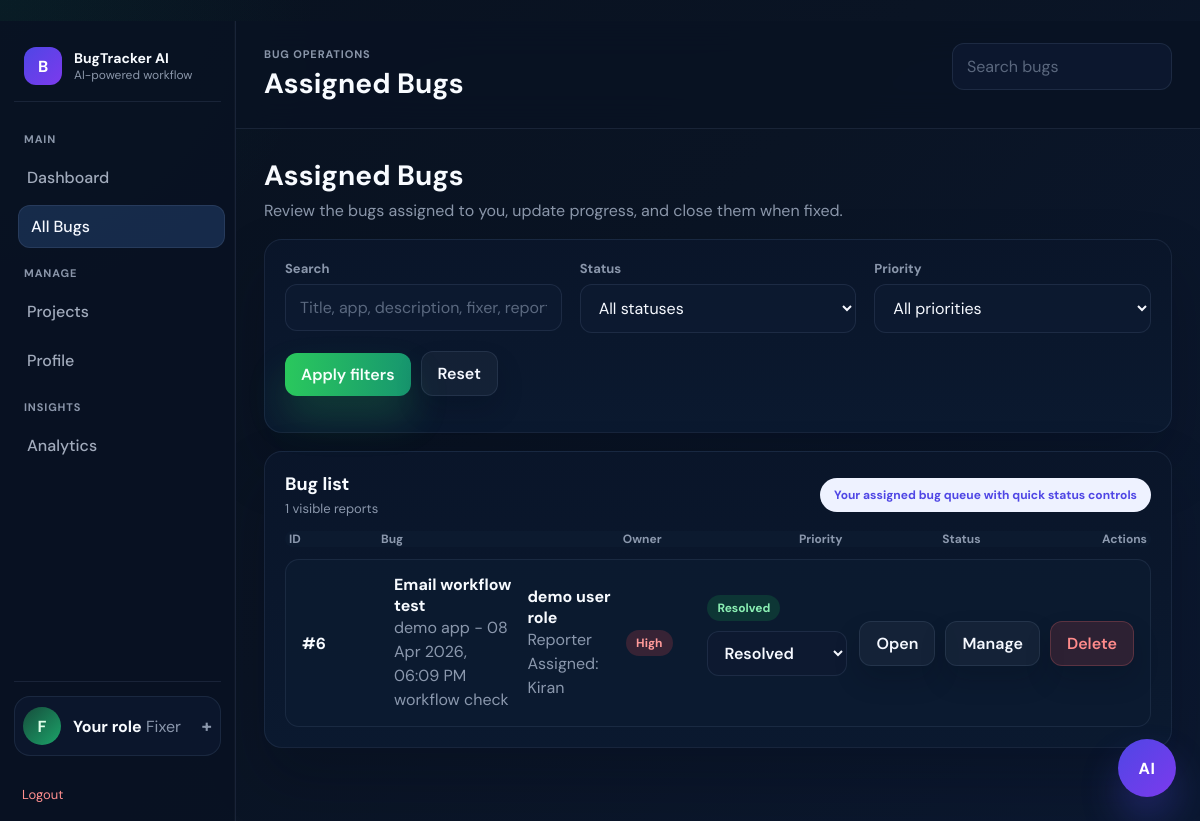
The app's page /view (signed in), older data.
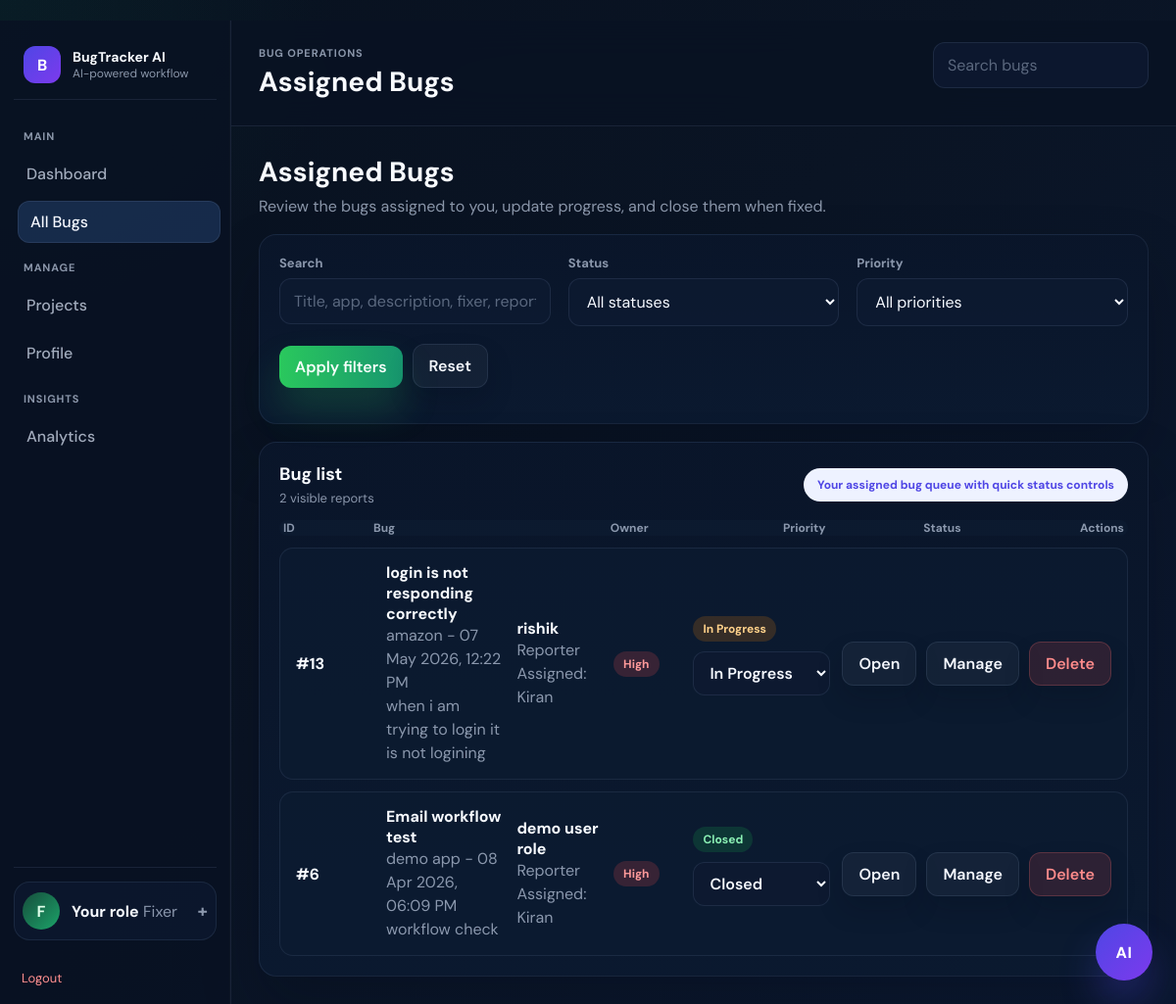
The same page, newer data.
### tables this page shows
CREATE TABLE bugs (
        id INTEGER PRIMARY KEY AUTOINCREMENT,
        title TEXT,
        description TEXT,
        priority TEXT,
        status TEXT,
        assigned_to TEXT,
        created_at TEXT
    , reporter TEXT, app_name TEXT, steps TEXT, expected_result TEXT, actual_result TEXT, contact TEXT, resolution_note TEXT, fixed_at TEXT, screenshot_path TEXT, ai_summary TEXT, ai_priority TEXT, ai_suspected_cause TEXT, ai_fix_plan TEXT, ai_repro_steps TEXT, ai_resolution_summary TEXT);

### app.py (the view)
@app.route("/view")
def view_bugs():
    if not is_logged_in():
        return redirect(url_for("login"))
    status_filter = request.args.get("status", "").strip()
    priority_filter = request.args.get("priority", "").strip()
    search_query = request.args.get("q", "").strip()
    fixer_filter = request.args.get("fixer", "").strip() if is_admin() else ""
    if is_admin():
        bugs = get_all_bugs(status_filter, priority_filter, fixer_filter, search_query)
        page_title = "Admin Bug Control"
        page_subtitle = "Manage all bug reports, assignments, statuses, and report activity in one place."
    elif is_fixer():
        bugs = get_bugs_for_fixer(session["user"], status_filter, priority_filter, search_query)
        page_title = "Assigned Bugs"
        page_subtitle = "Review the bugs assigned to you, update progress, and close them when fixed."
    else:
        bugs = get_bugs_for_reporter(session["user"], status_filter, priority_filter, search_query)
        page_title = "My Bug Reports"
        page_subtitle = "Track every bug you submitted, see who is fixing it, and check the latest status update."
    return render_template(
        "reports.html",
        bugs=bugs,
        reporter_cards=build_reporter_bug_cards(bugs) if session.get("role", "user") == "user" else [],
        role=session.get("role", "user"),
        page_title=page_title,
        page_subtitle=page_subtitle,
        fixers=get_fixers(),
        active_page="bugs",
        filters={
            "status": status_filter,
            "priority": priority_filter,
            "q": search_query,
            "fixer": fixer_filter
        }
    )

### app.py (called while the page is built)
def is_logged_in():
    return "user" in session

def is_fixer():
    return session.get("role") == "fixer"

def is_admin():
    return session.get("role") == "admin"

def format_display_name(username):
    if not username:
        return "Unassigned"
    if username in DISPLAY_NAME_MAP:
        return DISPLAY_NAME_MAP[username]
    cleaned = str(username).replace("_", " ").strip()
    return cleaned

def format_role_label(role):
    labels = {
        "admin": "Admin",
        "fixer": "Fixer",
        "user": "Reporter",
    }
    return labels.get(role, str(role).title())

@app.context_processor
def inject_display_helpers():
    return {
        "display_name": format_display_name,
        "role_label": format_role_label,
    }

### database.py (called while the page is built)
def get_connection():
    conn = sqlite3.connect(DB_NAME)
    conn.row_factory = sqlite3.Row
    return conn

def get_fixers():
    conn = get_connection()
    cursor = conn.cursor()
    cursor.execute("SELECT * FROM users WHERE role='fixer' ORDER BY username")
    users = cursor.fetchall()
    conn.close()
    return users

def get_bugs_for_fixer(username, status_filter="", priority_filter="", search_query=""):
    conn = get_connection()
    cursor = conn.cursor()
    query = "SELECT * FROM bugs WHERE assigned_to=?"
    params = [username]
    if status_filter:
        query += " AND status=?"
        params.append(status_filter)
    if priority_filter:
        query += " AND priority=?"
        params.append(priority_filter)
    if search_query:
        query += " AND (title LIKE ? OR app_name LIKE ? OR description LIKE ? OR reporter LIKE ?)"
        like_query = f"%{search_query}%"
        params.extend([like_query, like_query, like_query, like_query])
    query += " ORDER BY id DESC"
    cursor.execute(query, params)
    bugs = cursor.fetchall()
    conn.close()
    return bugs

### templates/reports.html (shortened to what this page needs)
﻿{% extends "base.html" %}
{% block page_title %}{{ page_title }}{% endblock %}
{% block content %}
<div class="page-header">
    <h2>{{ page_title }}</h2>
    <p>{{ page_subtitle }}</p>
</div>
<section class="card">
    <form method="GET" class="form-grid three-col">
        <div class="field">
            <label>Search</label>
            <input class="input" type="text" name="q" value="{{ filters.q }}" placeholder="Title, app, description, fixer, reporter">
        </div>
        <div class="field">
            <label>Status</label>
            <select class="select" name="status">
                <option value="">All statuses</option>
            </select>
        </div>
        <div class="field">
            <label>Priority</label>
            <select class="select" name="priority">
                <option value="">All priorities</option>
            </select>
        </div>
        <div class="form-actions" style="align-items:end;">
            <button class="btn btn-primary" type="submit">Apply filters</button>
            <a class="btn btn-ghost" href="{{ url_for('view_bugs') }}">Reset</a>
        </div>
    </form>
</section>
<section class="list-card {% if role == 'user' %}reporter-tracker-shell{% endif %}" style="margin-top:18px;">
    <div class="table-toolbar">
        <div>
            <h3 class="card-title">{% if role == "user" %}Tracking board{% else %}Bug list{% endif %}</h3>
            <p class="card-subtitle">{{ bugs|length }} visible reports</p>
        </div>
        {% if role == "fixer" %}
        <div class="queue-chip">Your assigned bug queue with quick status controls</div>
        {% elif role == "user" %}
        <div class="queue-chip">Follow each report from creation to closure</div>
        {% endif %}
    </div>
    {% if role == "user" %}
    <div class="reporter-card-grid">
        {% for item in reporter_cards %}
        <article class="reporter-ticket-card">
            <div class="reporter-ticket-head">
                <div>
                    <div class="eyebrow">Bug #{{ item.bug["id"] }}</div>
                    <h4>{{ item.bug["title"] or "Bug report" }}</h4>
                </div>
                <span class="badge badge-{{ item.bug['status']|lower|replace(' ', '-') }}">{{ item.bug["status"] }}</span>
            </div>
            <div class="meta-copy">{{ item.bug["app_name"] or "General project" }} • {{ item.bug["created_at"] }}</div>
            <p class="desc-copy">{{ item.bug["description"] }}</p>
            <div class="reporter-progress-strip">
                <div class="reporter-progress-head">
                    <span>Workflow progress</span>
                    <strong>{{ item.progress_percent }}%</strong>
                </div>
                <div class="bar-track reporter-progress-track">
                    <div class="bar-fill reporter-progress-fill" style="width: {{ item.progress_percent }}%;"></div>
                </div>
            </div>
            <div class="reporter-steps">
                {% for step in item.steps %}
                <div class="reporter-step {% if step.active %}active{% endif %} {% if step.current %}current{% endif %}">
                    <span></span>
                    <strong>{{ step.label }}</strong>
                </div>
                {% endfor %}
            </div>
            <div class="reporter-ticket-meta">
                <div class="reporter-meta-card">
                    <span>Assigned fixer</span>
                    <strong>{{ display_name(item.bug["assigned_to"]) }}</strong>
                </div>
                <div class="reporter-meta-card">
                    <span>Priority</span>
                    <strong>{{ item.bug["priority"] }}</strong>
                </div>
                <div class="reporter-meta-card">
                    <span>Next step</span>
                    <strong class="reporter-next-step">{{ item.next_step }}</strong>
                </div>
            </div>
            <div class="reporter-update-card">
                <span>Latest update</span>
                <p>{{ item.last_update }}</p>
                <div class="meta-copy">{{ item.last_update_at }}</div>
            </div>
            {% if item.events %}
            <div class="reporter-mini-timeline">
                {% for event in item.events %}
                <div class="reporter-mini-event">
                    <strong>{{ event["event_type"]|replace("_", " ")|title }}</strong>
                    <span>{{ event["created_at"] }}</span>
                </div>
                {% endfor %}
            </div>
            {% endif %}
            <div class="inline-actions">
                <a class="btn btn-ghost" href="{{ url_for('bug_detail', id=item.bug['id']) }}">Open details</a>
            </div>
        </article>
        {% else %}
        <div class="empty-state">No bug reports matched your filters.</div>
        {% endfor %}
    </div>
    {% else %}
    <div class="table-list">
        <div class="table-row table-head">
            <div>ID</div>
            <div>Bug</div>
            <div>Owner</div>
            <div>Priority</div>
            <div>Status</div>
            <div>Actions</div>
        </div>
        {% for bug in bugs %}
        <div class="table-row bug-row-card">
            <div><strong>#{{ bug["id"] }}</strong></div>
            <div>
                <strong>{{ bug["title"] or "Bug report" }}</strong>
                <div class="meta-copy">{{ bug["app_name"] or "General" }} - {{ bug["created_at"] }}</div>
                <div class="desc-copy">{{ bug["description"] }}</div>
            </div>
            <div>
                {% if role == "fixer" %}
                <strong>{{ display_name(bug["reporter"]) }}</strong>
                <div class="meta-copy">Reporter</div>
                <div class="meta-copy">Assigned: {{ display_name(bug["assigned_to"]) }}</div>
                {% else %}
                <strong>{{ display_name(bug["assigned_to"]) }}</strong>
                <div class="meta-copy">Fixer</div>
                {% endif %}
            </div>
            <div><span class="badge badge-{{ bug['priority']|lower }}">{{ bug["priority"] }}</span></div>
            <div>
                <span class="badge badge-{{ bug['status']|lower|replace(' ', '-') }}">{{ bug["status"] }}</span>
                {% if role in ["fixer", "admin"] %}
                <form method="POST" action="{{ url_for('update_bug_status', id=bug['id']) }}" class="quick-status-form">
                    <select class="quick-status-select" name="status" onchange="this.form.submit()">
                        {% for status in ["Open", "In Progress", "Resolved", "Closed"] %}
                        <option value="{{ status }}" {% if bug["status"] == status %}selected{% endif %}>{{ status }}</option>
                        {% endfor %}
                    </select>
                </form>
                {% endif %}
            </div>
            <div class="inline-actions">
                <a class="btn btn-ghost" href="{{ url_for('bug_detail', id=bug['id']) }}">Open</a>
                {% if role in ["fixer", "admin"] %}
                <a class="btn" href="{{ url_for('edit_bug', id=bug['id']) }}">Manage</a>
                {% endif %}
                <a class="btn btn-danger" href="{{ url_for('delete_bug', id=bug['id']) }}">Delete</a>
            </div>
        </div>
        {% else %}
        <div class="empty-state">No bug reports matched your filters.</div>
        {% endfor %}
    </div>
    {% endif %}
</section>
{% endblock %}

### templates/base.html (shortened to what this page needs)
<!DOCTYPE html>
<html lang="en">
<head>
    <link rel="stylesheet" href="{{ url_for('static', filename='app.css', v='20260510-ai-polish') }}">
</head>
<body class="app-theme">
<div class="app-shell">
    <aside class="sidebar">
        <a href="{{ url_for('dashboard') }}" class="brand">
            <div class="brand-mark">B</div>
            <div>
                <strong>BugTracker AI</strong>
                <span>AI-powered workflow</span>
            </div>
        </a>
        <nav class="sidebar-nav">
            <div class="nav-section">Main</div>
            <a href="{{ url_for('dashboard') }}" class="nav-link {% if active_page == 'dashboard' %}active{% endif %}">Dashboard</a>
            <a href="{{ url_for('view_bugs') }}" class="nav-link {% if active_page == 'bugs' %}active{% endif %}">All Bugs</a>
            <div class="nav-section">Manage</div>
            <a href="{{ url_for('projects') }}" class="nav-link {% if active_page == 'projects' %}active{% endif %}">Projects</a>
            <a href="{{ url_for('profile') }}" class="nav-link {% if active_page == 'profile' %}active{% endif %}">Profile</a>
            <div class="nav-section">Insights</div>
            <a href="{{ url_for('analytics') }}" class="nav-link {% if active_page == 'analytics' %}active{% endif %}">Analytics</a>
        </nav>
        <div class="sidebar-footer">
            <details class="sidebar-user-role">
                <summary class="sidebar-user-summary">
                    <div class="avatar">{{ role_label(role)[0] }}</div>
                    <div>
                        <strong>Your role</strong>
                        <span>{{ role_label(role) }}</span>
                    </div>
                    <span class="role-caret">+</span>
                </summary>
            </details>
            <a href="{{ url_for('logout') }}" class="logout-link sidebar-logout-button">Logout</a>
        </div>
    </aside>
    <main class="main-pane">
        <header class="topbar">
            <div>
                <p class="eyebrow">Bug operations</p>
                <h1>{% block page_title %}BugTracker AI{% endblock %}</h1>
            </div>
            <div class="topbar-actions">
                <form method="GET" action="{{ url_for('view_bugs') }}" class="topbar-search">
                    <input type="text" name="q" placeholder="Search bugs">
                </form>
            </div>
        </header>
        <section class="page-body">
            {% block content %}{% endblock %}
        </section>
    </main>
</div>
<button type="button" class="assistant-launcher" id="assistant-launcher">AI</button>
</body>
</html>

Row changes from the older to the newer data that the page shows:
added bugs: id "13", title "login is not responding correctly", app_name "amazon", created_at "07 May 2026, 12:22 PM", description "when i am trying to login it is not logining", reporter "rishik", assigned_to "Kiran", priority "High", status "In Progress"
changed bugs "Email workflow test": status "Resolved" → "Closed"
Text that changed along with them:
{{ bugs|length }}: "1" → "2"
